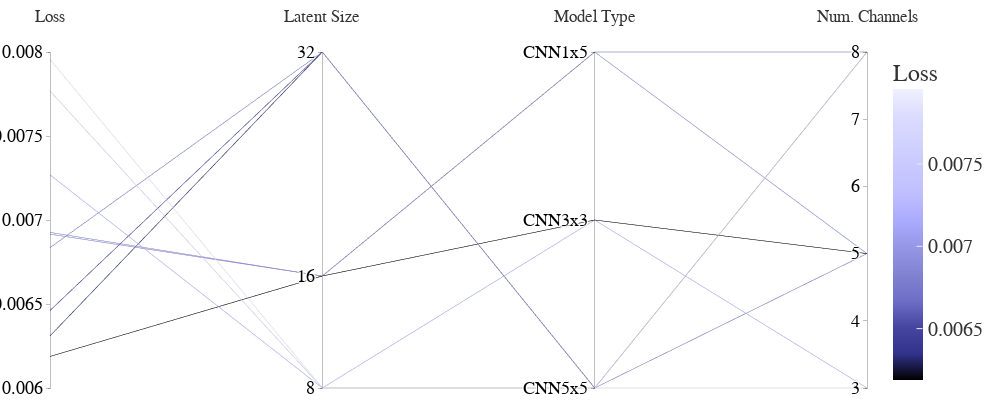

Write notebook code for a chart like this one.
### Code cell
imp.reload(cplot)


fig=cplot.get_parallel_coordinate_plot(study,coloring=icy,logLoss=False)
scope = PlotlyScope()
fig= fig.update_layout(   
    autosize=False,title_text='Loss vs Hyper-Parameter Parallel Plot',title=None, title_x=0.5, title_y=0.98, 
    template="ggplot2",
    width=1000,
    height=400,
    font_family="Times New Roman",
    font_size=20,
    title_font_family="Times New Roman",
    title_font_size=30,           
       margin=dict(l=50, t=50,r=1,  b=10),
    )

with open("parallel_coordround2.pdf", "wb") as f:
    f.write(scope.transform(fig, format="pdf", width=1000,height=400,))
fig

### Figure 1 — Plotly figure (JSON) as saved in the notebook; plotly's stock layout.template omitted (floating-point values rounded to 4 significant figures)
{"data": [{"dimensions": [{"label": "Loss", "range": [0.006, 0.008], "values": [0.007767, 0.006461, 0.007269, 0.00631, 0.007956, 0.006926, 0.006835, 0.006916, 0.006188]}, {"label": "Latent Size", "range": [8, 32], "tickvals": [8, 16, 32], "values": [8, 32, 8, 32, 8, 16, 32, 16, 16]}, {"label": "Model Type", "range": [0, 2], "ticktext": ["CNN5x5", "CNN3x3", "CNN1x5"], "tickvals": [0, 1, 2], "values": [0, 0, 1, 0, 0, 2, 0, 2, 1]}, {"label": "Num. Channels", "range": [3, 8], "values": [8, 8, 3, 8, 3, 8, 5, 5, 5]}], "line": {"color": [0.007767, 0.006461, 0.007269, 0.00631, 0.007956, 0.006926, 0.006835, 0.006916, 0.006188], "colorbar": {"title": {"text": "Loss"}}, "colorscale": [[0, "rgb(0, 0, 0)"], [0.09091, "rgb(50,50,140)"], [0.1818, "rgb(70,70,160)"], [0.2727, "rgb(110,110,200)"], [0.3636, "rgb(130,130,210)"], [0.4545, "rgb(150,150,230)"], [0.5455, "rgb(170,170,255)"], [0.6364, "rgb(190,190,255)"], [0.7273, "rgb(200,200,255)"], [0.8182, "rgb(210,210,255)"], [0.9091, "rgb(220,220,255)"], [1, "rgb(240,240,255)"]], "showscale": true}, "rangefont": {"color": "white", "family": "Times New Roman", "size": 1}, "tickfont": {"color": "black", "family": "Times New Roman", "size": 18}, "type": "parcoords"}], "layout": {"autosize": false, "font": {"family": "Times New Roman", "size": 20}, "height": 400, "margin": {"b": 10, "l": 50, "r": 1, "t": 50}, "title": {"font": {"family": "Times New Roman", "size": 30}, "x": 0.5, "y": 0.98}, "width": 1000}}
